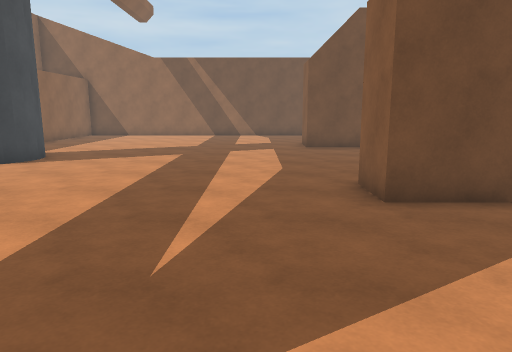
View 1 (above)

16 first-person views from a walk through a 3-D level made in the Unity game engine. The camera is 1.5 m above the floor, tilts 10° down and sees 70° across. The floor is counted in squares, 1 m on a side. Each view is taken from the middle of a square. On the plan, view 1 faces up. The plan holds only what a view shows up to about 16 squares ahead; the rest is blank. The place goes on beyond the plan. The player character is not drawn.

View 2
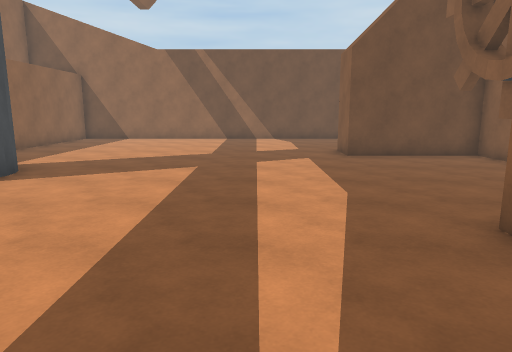

View 3
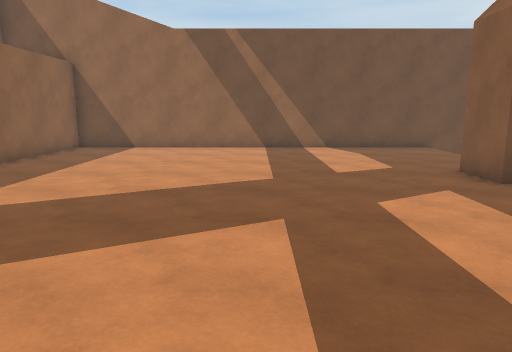

View 4
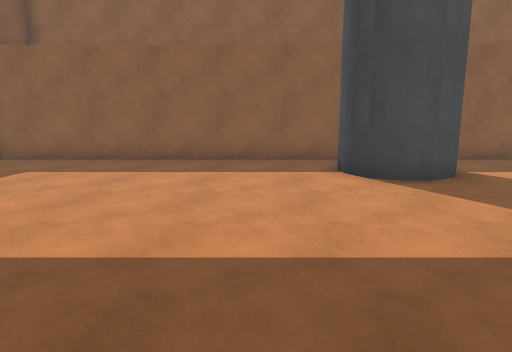

View 5
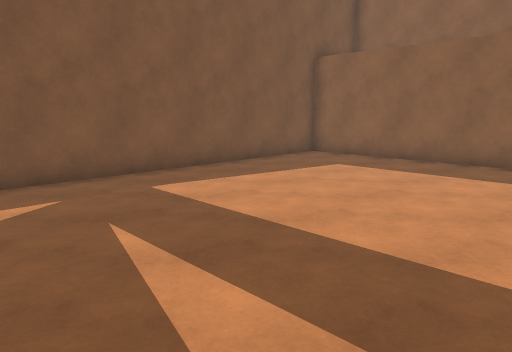

View 6
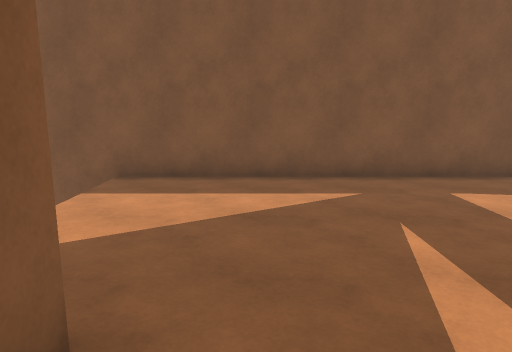

View 7
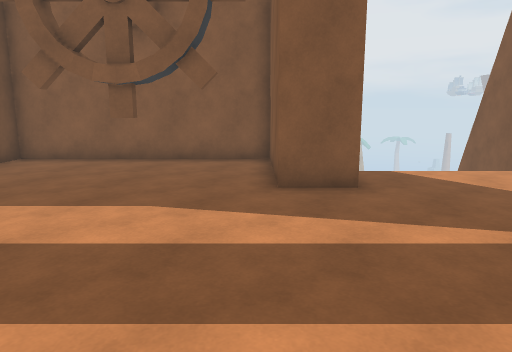

View 8
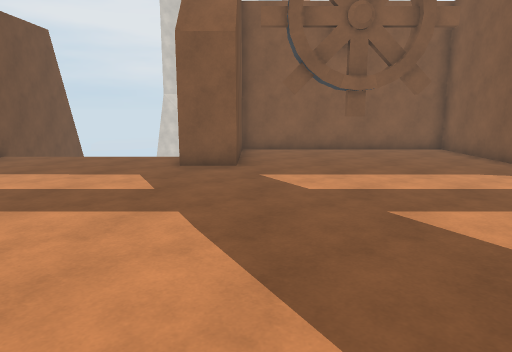

View 9
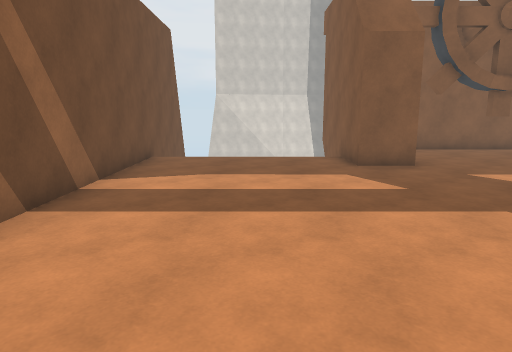

View 10
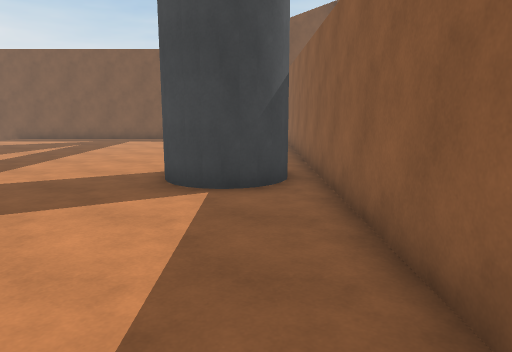

View 11
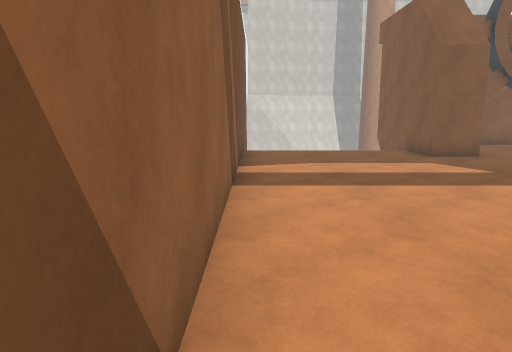

View 12
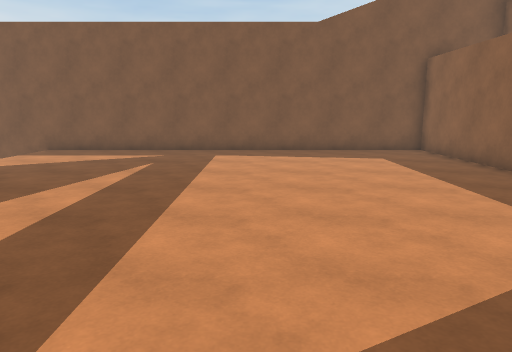

View 13
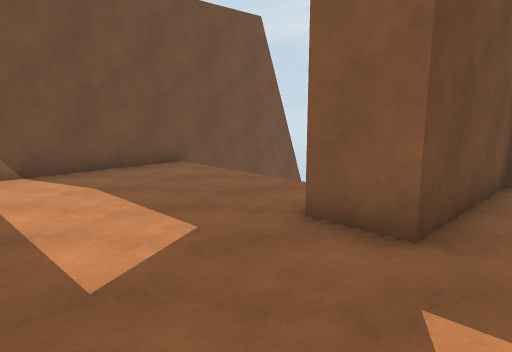

View 14
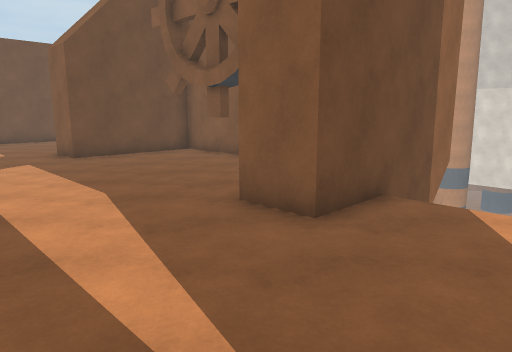

View 15
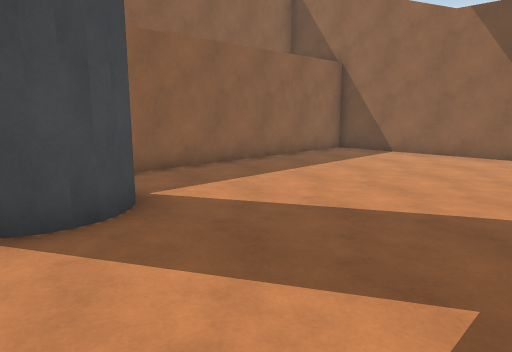

View 16
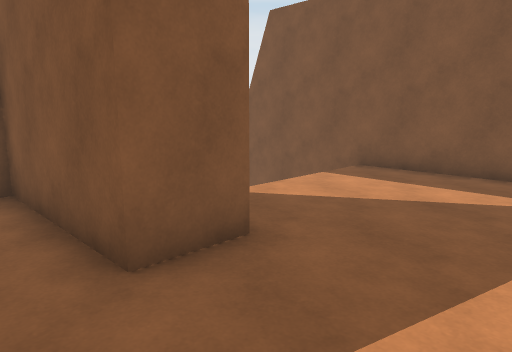

### Floor plan
Key: @ floor where view 1 was taken; # wall or solid block; . floor; v drop or lower ground.
Columns run from 11 left of view 1 to 9 right of it. Each row starts with its distance up from view 1.
 24 #################
 23 #...............vvvvv
 22 #...............
 21 #...............
 20 #...............
 19 #...............
 18 #...............
 17 #............######v
 16 #............######
 15 #.................#
 14 #.................#
 13 #.##..............#
 12 #####...........#.#
 11 # ###...........#.#
 10 #.##..............#
  9 #.................#
  8 #.................#
  7 #............######
  6 #............######v
  5 #...............
  4 #...............
  3 #...............
  2 #...............
  1 #...............
  0 #..........@....vvvvv
 -1 #################  #

Where each view was taken, in squares from view 1:
view 1: 0 up, 0 right, facing up
view 2: 3 up, 1 left, facing up
view 3: 8 up, 3 left, facing up
view 4: 8 up, 1 right, facing left
view 5: 8 up, 1 right, facing down-left
view 6: 8 up, 1 right, facing down
view 7: 8 up, 5 left, facing right
view 8: 15 up, 8 left, facing right
view 9: 20 up, 8 left, facing right
view 10: 20 up, 9 left, facing down
view 11: 23 up, 10 left, facing right
view 12: 14 up, 4 left, facing down
view 13: 14 up, 2 left, facing up-right
view 14: 3 up, 2 left, facing up-right
view 15: 10 up, 2 left, facing up-left
view 16: 9 up, 1 left, facing down-right
